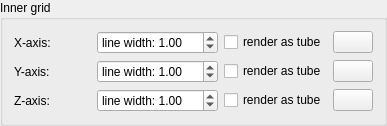
    <widget class="ctkCollapsibleGroupBox" name="innerGridCollapsibleGroupBox">
     <property name="title">
      <string>Inner grid</string>
     </property>
     <layout class="QFormLayout" name="formLayout_5">
      <item row="0" column="0">
       <widget class="QLabel" name="label_4">
        <property name="text">
         <string>X-axis:</string>
        </property>
       </widget>
      </item>
      <item row="1" column="0">
       <widget class="QLabel" name="label_5">
        <property name="text">
         <string>Y-axis:</string>
        </property>
       </widget>
      </item>
      <item row="2" column="0">
       <widget class="QLabel" name="label_6">
        <property name="text">
         <string>Z-axis:</string>
        </property>
       </widget>
      </item>
      <item row="0" column="1">
       <layout class="QHBoxLayout" name="horizontalLayout_14">
        <item>
         <spacer name="horizontalSpacer_7">
          <property name="orientation">
           <enum>Qt::Horizontal</enum>
          </property>
          <property name="sizeHint" stdset="0">
           <size>
            <width>40</width>
            <height>20</height>
           </size>
          </property>
         </spacer>
        </item>
        <item>
         <widget class="QDoubleSpinBox" name="xInnerGridWidthSpinBox">
          <property name="sizePolicy">
           <sizepolicy hsizetype="Minimum" vsizetype="Fixed">
            <horstretch>0</horstretch>
            <verstretch>0</verstretch>
           </sizepolicy>
          </property>
          <property name="prefix">
           <string>line width: </string>
          </property>
          <property name="maximum">
           <double>999.990000000000009</double>
          </property>
          <property name="value">
           <double>1.000000000000000</double>
          </property>
         </widget>
        </item>
        <item>
         <widget class="QCheckBox" name="xInnerGridTubeCheckBox">
          <property name="sizePolicy">
           <sizepolicy hsizetype="Maximum" vsizetype="Fixed">
            <horstretch>0</horstretch>
            <verstretch>0</verstretch>
           </sizepolicy>
          </property>
          <property name="text">
           <string>render as tube</string>
          </property>
         </widget>
        </item>
        <item>
         <widget class="ctkColorPickerButton" name="xInnerGridColorBtn">
          <property name="sizePolicy">
           <sizepolicy hsizetype="Maximum" vsizetype="Fixed">
            <horstretch>0</horstretch>
            <verstretch>0</verstretch>
           </sizepolicy>
          </property>
          <property name="color">
           <color>
            <red>255</red>
            <green>0</green>
            <blue>0</blue>
           </color>
          </property>
          <property name="displayColorName">
           <bool>false</bool>
          </property>
         </widget>
        </item>
       </layout>
      </item>
      <item row="1" column="1">
       <layout class="QHBoxLayout" name="horizontalLayout_15">
        <item>
         <spacer name="horizontalSpacer_8">
          <property name="orientation">
           <enum>Qt::Horizontal</enum>
          </property>
          <property name="sizeHint" stdset="0">
           <size>
            <width>40</width>
            <height>20</height>
           </size>
          </property>
         </spacer>
        </item>
        <item>
         <widget class="QDoubleSpinBox" name="yInnerGridWidthSpinBox">
          <property name="sizePolicy">
           <sizepolicy hsizetype="Minimum" vsizetype="Fixed">
            <horstretch>0</horstretch>
            <verstretch>0</verstretch>
           </sizepolicy>
          </property>
          <property name="prefix">
           <string>line width: </string>
          </property>
          <property name="maximum">
           <double>999.990000000000009</double>
          </property>
          <property name="value">
           <double>1.000000000000000</double>
          </property>
         </widget>
        </item>
        <item>
         <widget class="QCheckBox" name="yInnerGridTubeCheckBox">
          <property name="sizePolicy">
           <sizepolicy hsizetype="Maximum" vsizetype="Fixed">
            <horstretch>0</horstretch>
            <verstretch>0</verstretch>
           </sizepolicy>
          </property>
          <property name="text">
           <string>render as tube</string>
          </property>
         </widget>
        </item>
        <item>
         <widget class="ctkColorPickerButton" name="yInnerGridColorBtn">
          <property name="sizePolicy">
           <sizepolicy hsizetype="Maximum" vsizetype="Fixed">
            <horstretch>0</horstretch>
            <verstretch>0</verstretch>
           </sizepolicy>
          </property>
          <property name="color">
           <color>
            <red>0</red>
            <green>255</green>
            <blue>0</blue>
           </color>
          </property>
          <property name="displayColorName">
           <bool>false</bool>
          </property>
         </widget>
        </item>
       </layout>
      </item>
      <item row="2" column="1">
       <layout class="QHBoxLayout" name="horizontalLayout_16">
        <item>
         <spacer name="horizontalSpacer_9">
          <property name="orientation">
           <enum>Qt::Horizontal</enum>
          </property>
          <property name="sizeHint" stdset="0">
           <size>
            <width>40</width>
            <height>20</height>
           </size>
          </property>
         </spacer>
        </item>
        <item>
         <widget class="QDoubleSpinBox" name="zInnerGridWidthSpinBox">
          <property name="sizePolicy">
           <sizepolicy hsizetype="Minimum" vsizetype="Fixed">
            <horstretch>0</horstretch>
            <verstretch>0</verstretch>
           </sizepolicy>
          </property>
          <property name="prefix">
           <string>line width: </string>
          </property>
          <property name="maximum">
           <double>999.990000000000009</double>
          </property>
          <property name="value">
           <double>1.000000000000000</double>
          </property>
         </widget>
        </item>
        <item>
         <widget class="QCheckBox" name="zInnerGridTubeCheckBox">
          <property name="sizePolicy">
           <sizepolicy hsizetype="Maximum" vsizetype="Fixed">
            <horstretch>0</horstretch>
            <verstretch>0</verstretch>
           </sizepolicy>
          </property>
          <property name="text">
           <string>render as tube</string>
          </property>
         </widget>
        </item>
        <item>
         <widget class="ctkColorPickerButton" name="zInnerGridColorBtn">
          <property name="sizePolicy">
           <sizepolicy hsizetype="Maximum" vsizetype="Fixed">
            <horstretch>0</horstretch>
            <verstretch>0</verstretch>
           </sizepolicy>
          </property>
          <property name="color">
           <color>
            <red>0</red>
            <green>0</green>
            <blue>255</blue>
           </color>
          </property>
          <property name="displayColorName">
           <bool>false</bool>
          </property>
         </widget>
        </item>
       </layout>
      </item>
     </layout>
    </widget>
